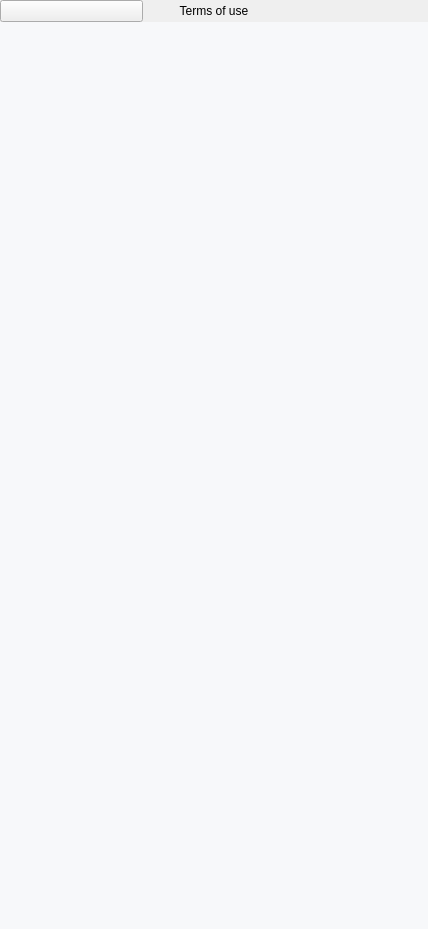
<?xml version="1.0" encoding="UTF-8"?>
<ui version="4.0">
 <class>DocumentPopup</class>
 <widget class="QWidget" name="DocumentPopup">
  <property name="geometry">
   <rect>
    <x>0</x>
    <y>0</y>
    <width>428</width>
    <height>929</height>
   </rect>
  </property>
  <property name="windowTitle">
   <string>Form</string>
  </property>
  <layout class="QVBoxLayout" name="verticalLayout_2">
   <property name="spacing">
    <number>0</number>
   </property>
   <property name="leftMargin">
    <number>0</number>
   </property>
   <property name="topMargin">
    <number>0</number>
   </property>
   <property name="rightMargin">
    <number>0</number>
   </property>
   <property name="bottomMargin">
    <number>0</number>
   </property>
   <item>
    <widget class="DapGuiWidget" name="Background">
     <property name="cssStyle">
      <string>backgroundcolor</string>
     </property>
     <layout class="QHBoxLayout" name="horizontalLayout_2">
      <property name="spacing">
       <number>0</number>
      </property>
      <property name="leftMargin">
       <number>0</number>
      </property>
      <property name="topMargin">
       <number>0</number>
      </property>
      <property name="rightMargin">
       <number>0</number>
      </property>
      <property name="bottomMargin">
       <number>0</number>
      </property>
      <item>
       <widget class="DapGuiWidget" name="MainWidget">
        <property name="cssStyle">
         <string>base-widget</string>
        </property>
        <layout class="QVBoxLayout" name="verticalLayout">
         <property name="spacing">
          <number>0</number>
         </property>
         <property name="leftMargin">
          <number>0</number>
         </property>
         <property name="topMargin">
          <number>0</number>
         </property>
         <property name="rightMargin">
          <number>0</number>
         </property>
         <property name="bottomMargin">
          <number>0</number>
         </property>
         <item>
          <widget class="DapGuiWidget" name="kelGuiWidget_3">
           <property name="cssStyle">
            <string>docpop-top-spacer</string>
           </property>
          </widget>
         </item>
         <item>
          <layout class="QHBoxLayout" name="horizontalLayout_3">
           <item>
            <widget class="DapGuiPushButton" name="btnReturn">
             <property name="style">
              <enum>DapGuiPushButton::Custom</enum>
             </property>
             <property name="custom">
              <url>
               <string>qrc:/gui/asset/ic_close.png</string>
              </url>
             </property>
             <property name="customHover">
              <url>
               <string>qrc:/gui/asset/ic_close.png</string>
              </url>
             </property>
             <property name="customPushed">
              <url>
               <string>qrc:/gui/asset/ic_close.png</string>
              </url>
             </property>
             <property name="cssStyle" stdset="0">
              <string>cwb_close-btn</string>
             </property>
            </widget>
           </item>
           <item>
            <widget class="DapGuiLabel" name="label">
             <property name="text">
              <string>Terms of use</string>
             </property>
             <property name="alignment">
              <set>Qt::AlignCenter</set>
             </property>
             <property name="cssStyle">
              <string>docpop-title-text font24 darkblue lato normalbold noborder nobackground</string>
             </property>
            </widget>
           </item>
           <item>
            <widget class="DapGuiWidget" name="kelGuiWidget">
             <property name="cssStyle">
              <string>cwb_close-btn</string>
             </property>
            </widget>
           </item>
          </layout>
         </item>
         <item>
          <widget class="DapGuiWidget" name="kelGuiWidget_2">
           <property name="cssStyle">
            <string>docpop-top-content-spacer</string>
           </property>
          </widget>
         </item>
         <item>
          <widget class="QScrollArea" name="scrollArea">
           <property name="styleSheet">
            <string notr="true">background-color: rgba(0,0,0,0);</string>
           </property>
           <property name="frameShape">
            <enum>QFrame::NoFrame</enum>
           </property>
           <property name="verticalScrollBarPolicy">
            <enum>Qt::ScrollBarAlwaysOff</enum>
           </property>
           <property name="horizontalScrollBarPolicy">
            <enum>Qt::ScrollBarAlwaysOff</enum>
           </property>
           <property name="widgetResizable">
            <bool>true</bool>
           </property>
           <widget class="DapGuiWidget" name="scrollAreaWidgetContents">
            <property name="geometry">
             <rect>
              <x>0</x>
              <y>0</y>
              <width>390</width>
              <height>789</height>
             </rect>
            </property>
            <property name="styleSheet">
             <string notr="true">#scrollAreaWidgetContents{ 	background-color: #f7f8fa; }</string>
            </property>
            <property name="cssStyle">
             <string>backgroundcolor</string>
            </property>
           </widget>
          </widget>
         </item>
        </layout>
       </widget>
      </item>
     </layout>
    </widget>
   </item>
  </layout>
 </widget>
 <customwidgets>
  <customwidget>
   <class>DapGuiPushButton</class>
   <extends>QPushButton</extends>
   <header>dapguipushbutton.h</header>
  </customwidget>
  <customwidget>
   <class>DapGuiLabel</class>
   <extends>QLabel</extends>
   <header>dapguilabel.h</header>
  </customwidget>
  <customwidget>
   <class>DapGuiWidget</class>
   <extends>QWidget</extends>
   <header>dapguiwidget.h</header>
   <container>1</container>
  </customwidget>
 </customwidgets>
 <resources/>
 <connections/>
</ui>
